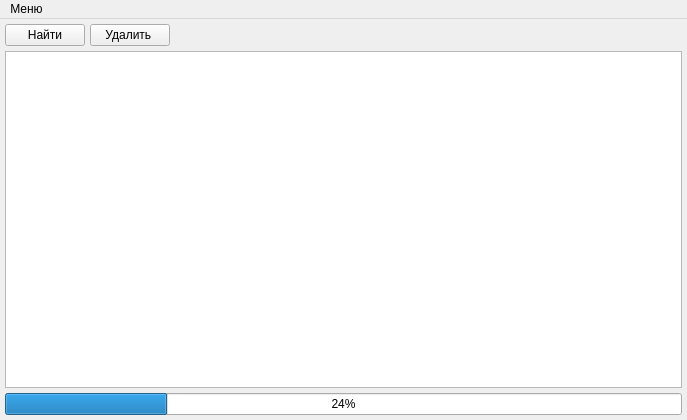
<?xml version="1.0" encoding="UTF-8"?>
<ui version="4.0">
 <class>MainWindow</class>
 <widget class="QMainWindow" name="MainWindow">
  <property name="geometry">
   <rect>
    <x>0</x>
    <y>0</y>
    <width>687</width>
    <height>420</height>
   </rect>
  </property>
  <property name="windowTitle">
   <string>MainWindow</string>
  </property>
  <property name="windowIcon">
   <iconset>
    <normaloff>truck.png</normaloff>truck.png</iconset>
  </property>
  <widget class="QWidget" name="centralwidget">
   <layout class="QVBoxLayout" name="vertical_layout_2">
    <property name="spacing">
     <number>5</number>
    </property>
    <property name="leftMargin">
     <number>5</number>
    </property>
    <property name="topMargin">
     <number>5</number>
    </property>
    <property name="rightMargin">
     <number>5</number>
    </property>
    <property name="bottomMargin">
     <number>5</number>
    </property>
    <item>
     <layout class="QHBoxLayout" name="horizontal_layout">
      <item>
       <widget class="QPushButton" name="button_search">
        <property name="text">
         <string>Найти</string>
        </property>
       </widget>
      </item>
      <item>
       <widget class="QPushButton" name="button_remove">
        <property name="text">
         <string>Удалить </string>
        </property>
       </widget>
      </item>
      <item>
       <spacer name="horizontal_spacer">
        <property name="orientation">
         <enum>Qt::Horizontal</enum>
        </property>
        <property name="sizeHint" stdset="0">
         <size>
          <width>40</width>
          <height>20</height>
         </size>
        </property>
       </spacer>
      </item>
     </layout>
    </item>
    <item>
     <widget class="QListWidget" name="list_widget_junk"/>
    </item>
    <item>
     <layout class="QVBoxLayout" name="vertical_layout">
      <item>
       <widget class="QProgressBar" name="progress_bar">
        <property name="value">
         <number>24</number>
        </property>
       </widget>
      </item>
     </layout>
    </item>
   </layout>
  </widget>
  <widget class="QMenuBar" name="menu_bar">
   <property name="geometry">
    <rect>
     <x>0</x>
     <y>0</y>
     <width>687</width>
     <height>21</height>
    </rect>
   </property>
   <widget class="QMenu" name="menu">
    <property name="title">
     <string>Меню</string>
    </property>
    <addaction name="action_connect"/>
    <addaction name="action_disconnect"/>
   </widget>
   <addaction name="menu"/>
  </widget>
  <action name="action_connect">
   <property name="text">
    <string>Подключиться</string>
   </property>
  </action>
  <action name="action_disconnect">
   <property name="text">
    <string>Отключиться</string>
   </property>
  </action>
 </widget>
 <resources/>
 <connections/>
</ui>
